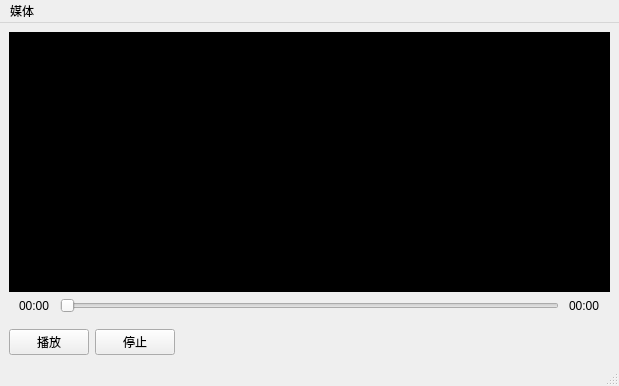
<?xml version="1.0" encoding="UTF-8"?>
<ui version="4.0">
 <class>MultiPlayer</class>
 <widget class="QMainWindow" name="MultiPlayer">
  <property name="geometry">
   <rect>
    <x>0</x>
    <y>0</y>
    <width>619</width>
    <height>386</height>
   </rect>
  </property>
  <property name="windowTitle">
   <string>MainWindow</string>
  </property>
  <widget class="QWidget" name="centralwidget">
   <layout class="QGridLayout" name="gridLayout">
    <item row="0" column="0">
     <widget class="MyGraphicsView" name="graphicsView">
      <property name="styleSheet">
       <string notr="true">background-color: rgb(0, 0, 0);</string>
      </property>
     </widget>
    </item>
    <item row="1" column="0">
     <layout class="QHBoxLayout" name="horizontalLayout">
      <property name="spacing">
       <number>10</number>
      </property>
      <property name="leftMargin">
       <number>10</number>
      </property>
      <property name="topMargin">
       <number>0</number>
      </property>
      <property name="rightMargin">
       <number>10</number>
      </property>
      <property name="bottomMargin">
       <number>5</number>
      </property>
      <item>
       <widget class="QLabel" name="label_pre">
        <property name="text">
         <string>00:00</string>
        </property>
       </widget>
      </item>
      <item>
       <widget class="QSlider" name="horizontalSlider">
        <property name="orientation">
         <enum>Qt::Horizontal</enum>
        </property>
       </widget>
      </item>
      <item>
       <widget class="QLabel" name="label_last">
        <property name="text">
         <string>00:00</string>
        </property>
       </widget>
      </item>
     </layout>
    </item>
    <item row="2" column="0">
     <layout class="QHBoxLayout" name="horizontalLayout_2">
      <property name="topMargin">
       <number>5</number>
      </property>
      <item>
       <widget class="QPushButton" name="pushButton">
        <property name="text">
         <string>播放</string>
        </property>
       </widget>
      </item>
      <item>
       <widget class="QPushButton" name="pushButton_2">
        <property name="text">
         <string>停止</string>
        </property>
       </widget>
      </item>
      <item>
       <spacer name="horizontalSpacer">
        <property name="orientation">
         <enum>Qt::Horizontal</enum>
        </property>
        <property name="sizeHint" stdset="0">
         <size>
          <width>444</width>
          <height>20</height>
         </size>
        </property>
       </spacer>
      </item>
     </layout>
    </item>
   </layout>
  </widget>
  <widget class="QMenuBar" name="menubar">
   <property name="geometry">
    <rect>
     <x>0</x>
     <y>0</y>
     <width>619</width>
     <height>22</height>
    </rect>
   </property>
   <widget class="QMenu" name="menu_media">
    <property name="title">
     <string>媒体</string>
    </property>
    <addaction name="action_local"/>
   </widget>
   <addaction name="menu_media"/>
  </widget>
  <widget class="QStatusBar" name="statusbar"/>
  <action name="action_local">
   <property name="text">
    <string>本地媒体</string>
   </property>
  </action>
 </widget>
 <customwidgets>
  <customwidget>
   <class>MyGraphicsView</class>
   <extends>QGraphicsView</extends>
   <header>MyGraphicsView.h</header>
  </customwidget>
 </customwidgets>
 <resources/>
 <connections/>
</ui>
